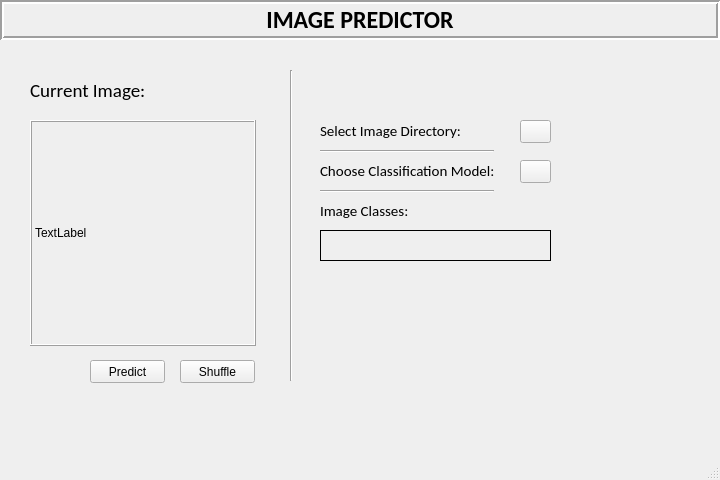
<?xml version="1.0" encoding="UTF-8"?>
<ui version="4.0">
 <class>MainWindow</class>
 <widget class="QMainWindow" name="MainWindow">
  <property name="geometry">
   <rect>
    <x>0</x>
    <y>0</y>
    <width>720</width>
    <height>480</height>
   </rect>
  </property>
  <property name="windowTitle">
   <string>MainWindow</string>
  </property>
  <widget class="QWidget" name="centralwidget">
   <widget class="QLabel" name="title_label">
    <property name="geometry">
     <rect>
      <x>0</x>
      <y>0</y>
      <width>720</width>
      <height>40</height>
     </rect>
    </property>
    <property name="font">
     <font>
      <family>Calibri</family>
      <pointsize>18</pointsize>
      <weight>75</weight>
      <bold>true</bold>
     </font>
    </property>
    <property name="frameShape">
     <enum>QFrame::Box</enum>
    </property>
    <property name="frameShadow">
     <enum>QFrame::Sunken</enum>
    </property>
    <property name="lineWidth">
     <number>2</number>
    </property>
    <property name="text">
     <string>IMAGE PREDICTOR</string>
    </property>
    <property name="alignment">
     <set>Qt::AlignCenter</set>
    </property>
   </widget>
   <widget class="QLabel" name="current_image_label">
    <property name="geometry">
     <rect>
      <x>30</x>
      <y>80</y>
      <width>121</width>
      <height>21</height>
     </rect>
    </property>
    <property name="font">
     <font>
      <family>Calibri</family>
      <pointsize>14</pointsize>
     </font>
    </property>
    <property name="text">
     <string>Current Image:</string>
    </property>
   </widget>
   <widget class="QLabel" name="image_container">
    <property name="geometry">
     <rect>
      <x>30</x>
      <y>120</y>
      <width>226</width>
      <height>226</height>
     </rect>
    </property>
    <property name="frameShape">
     <enum>QFrame::Box</enum>
    </property>
    <property name="frameShadow">
     <enum>QFrame::Raised</enum>
    </property>
    <property name="text">
     <string>TextLabel</string>
    </property>
   </widget>
   <widget class="Line" name="line">
    <property name="geometry">
     <rect>
      <x>290</x>
      <y>70</y>
      <width>3</width>
      <height>311</height>
     </rect>
    </property>
    <property name="orientation">
     <enum>Qt::Vertical</enum>
    </property>
   </widget>
   <widget class="QPushButton" name="shuffle_button">
    <property name="geometry">
     <rect>
      <x>180</x>
      <y>360</y>
      <width>75</width>
      <height>23</height>
     </rect>
    </property>
    <property name="text">
     <string>Shuffle</string>
    </property>
   </widget>
   <widget class="QPushButton" name="predict_button">
    <property name="geometry">
     <rect>
      <x>90</x>
      <y>360</y>
      <width>75</width>
      <height>23</height>
     </rect>
    </property>
    <property name="text">
     <string>Predict</string>
    </property>
   </widget>
   <widget class="QLabel" name="image_directory_label">
    <property name="geometry">
     <rect>
      <x>320</x>
      <y>120</y>
      <width>151</width>
      <height>21</height>
     </rect>
    </property>
    <property name="font">
     <font>
      <family>Calibri</family>
      <pointsize>11</pointsize>
     </font>
    </property>
    <property name="text">
     <string>Select Image Directory:</string>
    </property>
   </widget>
   <widget class="QPushButton" name="image_directory_button">
    <property name="geometry">
     <rect>
      <x>520</x>
      <y>120</y>
      <width>31</width>
      <height>23</height>
     </rect>
    </property>
    <property name="text">
     <string/>
    </property>
   </widget>
   <widget class="QLabel" name="choose_model_label">
    <property name="geometry">
     <rect>
      <x>320</x>
      <y>160</y>
      <width>181</width>
      <height>21</height>
     </rect>
    </property>
    <property name="font">
     <font>
      <family>Calibri</family>
      <pointsize>11</pointsize>
     </font>
    </property>
    <property name="text">
     <string>Choose Classification Model:</string>
    </property>
   </widget>
   <widget class="QPushButton" name="choose_model_button">
    <property name="geometry">
     <rect>
      <x>520</x>
      <y>160</y>
      <width>31</width>
      <height>23</height>
     </rect>
    </property>
    <property name="text">
     <string/>
    </property>
   </widget>
   <widget class="QLabel" name="image_classes_label">
    <property name="geometry">
     <rect>
      <x>320</x>
      <y>200</y>
      <width>91</width>
      <height>21</height>
     </rect>
    </property>
    <property name="font">
     <font>
      <family>Calibri</family>
      <pointsize>11</pointsize>
     </font>
    </property>
    <property name="text">
     <string>Image Classes:</string>
    </property>
   </widget>
   <widget class="Line" name="line_2">
    <property name="geometry">
     <rect>
      <x>320</x>
      <y>150</y>
      <width>174</width>
      <height>3</height>
     </rect>
    </property>
    <property name="orientation">
     <enum>Qt::Horizontal</enum>
    </property>
   </widget>
   <widget class="Line" name="line_3">
    <property name="geometry">
     <rect>
      <x>320</x>
      <y>190</y>
      <width>174</width>
      <height>3</height>
     </rect>
    </property>
    <property name="orientation">
     <enum>Qt::Horizontal</enum>
    </property>
   </widget>
   <widget class="QLabel" name="image_class_label_container">
    <property name="geometry">
     <rect>
      <x>320</x>
      <y>230</y>
      <width>231</width>
      <height>31</height>
     </rect>
    </property>
    <property name="frameShape">
     <enum>QFrame::Box</enum>
    </property>
    <property name="text">
     <string/>
    </property>
   </widget>
  </widget>
  <widget class="QMenuBar" name="menubar">
   <property name="geometry">
    <rect>
     <x>0</x>
     <y>0</y>
     <width>720</width>
     <height>21</height>
    </rect>
   </property>
  </widget>
  <widget class="QStatusBar" name="statusbar"/>
 </widget>
 <resources/>
 <connections/>
</ui>
